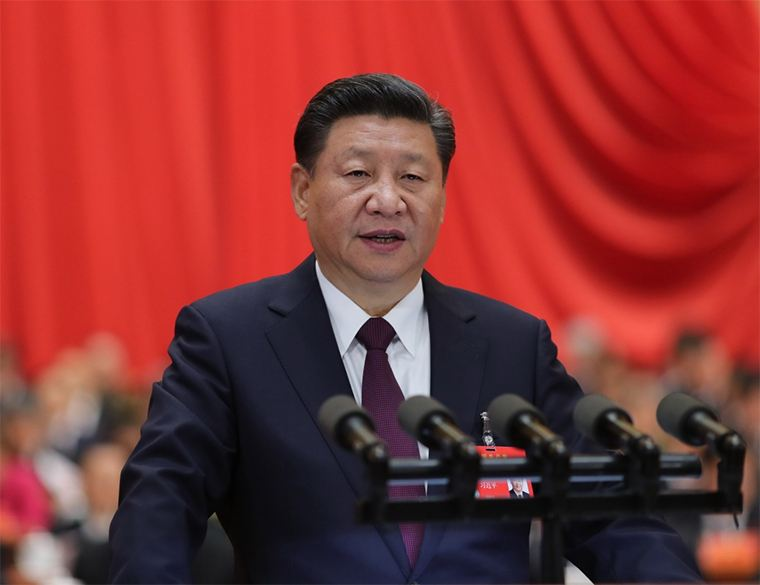
#> input picture OpenCV/timg.jpg, 760 x 585 px, found by its file name
$ python 001.py
#> lines starting #> are read from the running program, lines starting #| are printed output that depends on the picture; after the words box and inside, x2 and y2 are one past the last pixel; in counts of white or black regions, pixels touching at a corner belong together
import cv2
import time

img = cv2.imread('/home/linfangzhi/PycharmProjects/Machine_Learing/OpenCV/timg.jpg')
#> img is the input picture: shape (585, 760, 3); mean B, G, R 51.1, 51.7, 136.3
a = time.time()
gray = cv2.cvtColor(img,cv2.COLOR_BGR2GRAY)
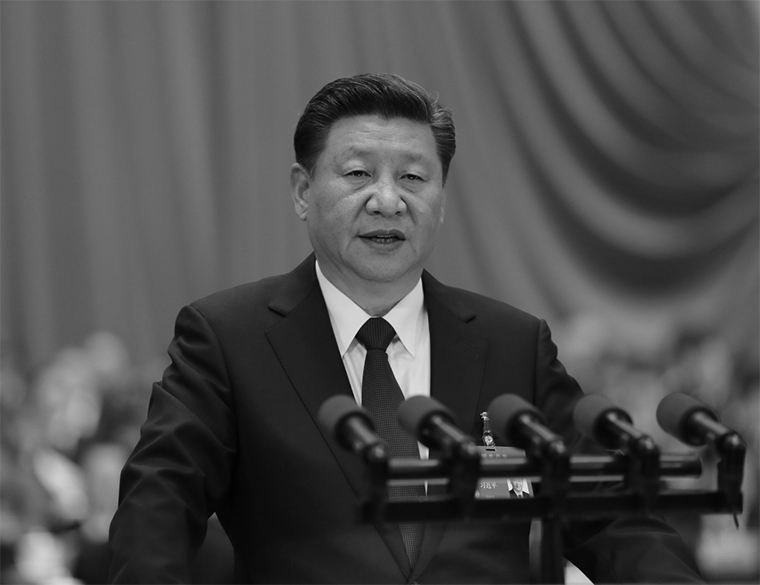
#> gray: shape (585, 760); min 0, max 247, mean 76.9
face_cascade = cv2.CascadeClassifier('/home/linfangzhi/PycharmProjects/Machine_Learing/OpenCV/haarcascades/haarcascade_frontalface_default.xml')
face = face_cascade.detectMultiScale(
    gray,1.3,5
)
#> face = [[292, 105, 178, 178]]
for (x,y,w,h) in face:
    cv2.circle(img,((x+x+w)//2,(y+y+h)//2),w//2,(255,255,255),3)
#> this loop made 1 pass
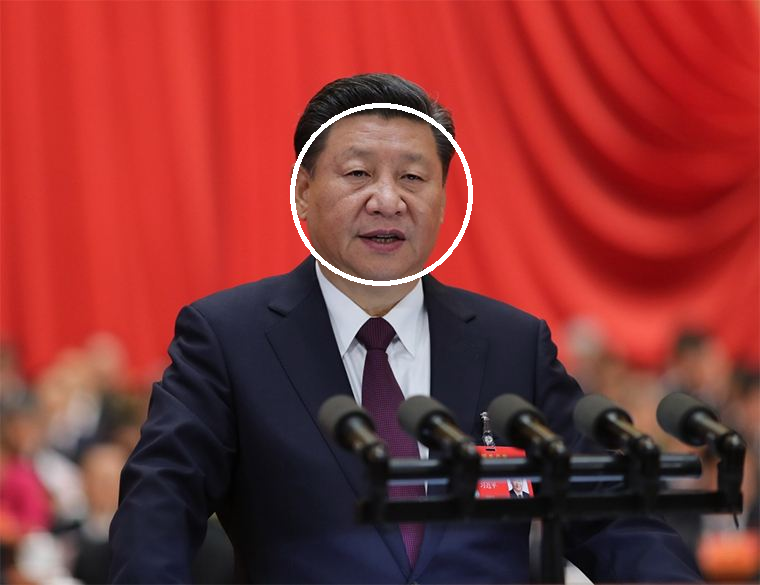
#> img: shape (585, 760, 3); 0.62% of pixels changed, all inside (x1, y1, x2, y2) = (290, 103, 473, 286)
b = time.time()
print(b-a)
cv2.imshow('gray',img)
cv2.imshow('asd',gray)
cv2.waitKey(0)

$ run again, with OpenCV/666.jpg copied over OpenCV/timg.jpg
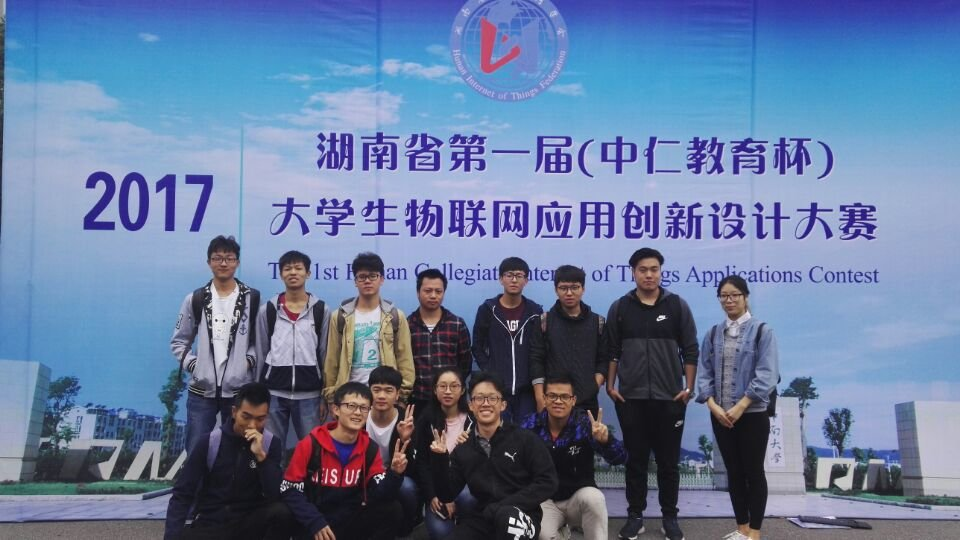
#> input picture OpenCV/666.jpg, 960 x 540 px, found by its file name
#> img is the input picture: shape (540, 960, 3); mean B, G, R 158.4, 123.1, 103.1
#> `gray = cv2.cvtColor(img,cv2.COLOR_BGR2GRAY)`:
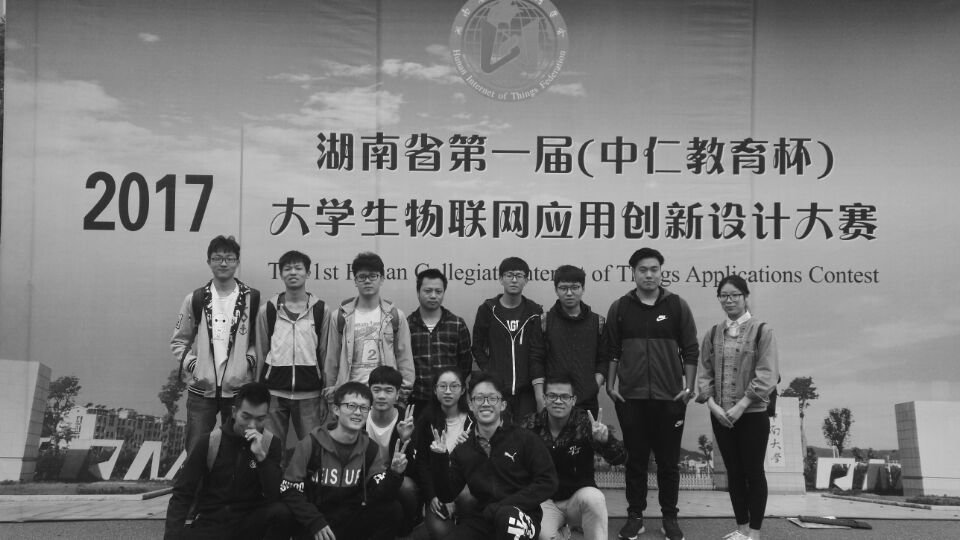
#> gray: shape (540, 960); min 4, max 255, mean 121.1
#> face = [[431, 373, 34, 34], [206, 245, 34, 34], [338, 392, 40, 40], [463, 380, 48, 48]]
#> the loop `for (x,y,w,h) in face:` made 4 passes
#> after the loop `for (x,y,w,h) in face:`:
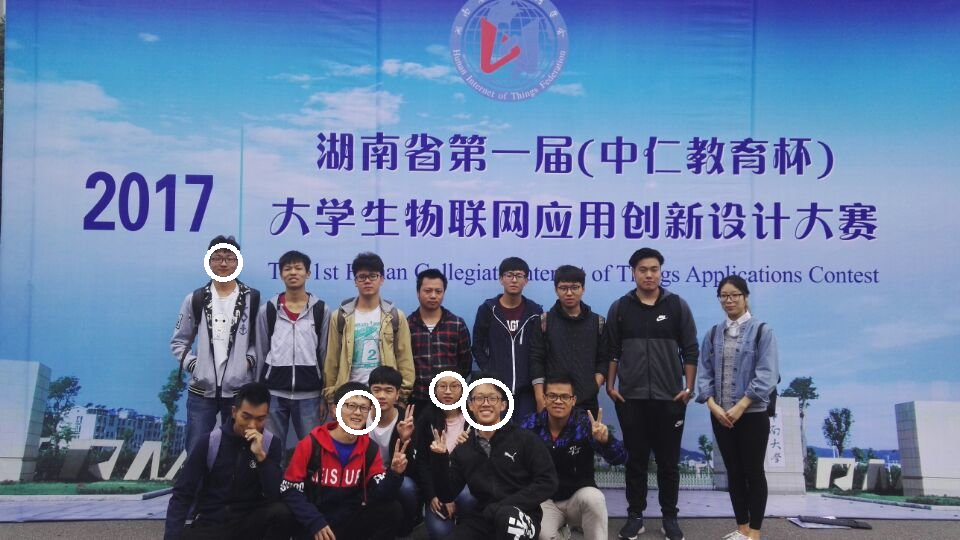
#> img: shape (540, 960, 3); 0.46% of pixels changed, all inside (x1, y1, x2, y2) = (204, 243, 514, 435)
